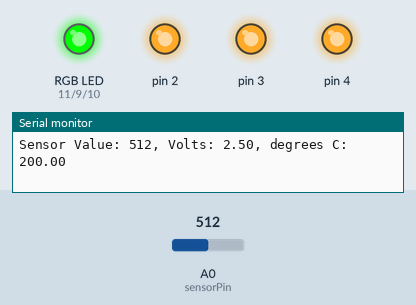
This sketch was run on a simulated Arduino Uno, built with avr-gcc and run on an emulated ATmega328P. On the bench: an RGB LED mixed from three pins (HIGH = lit), output pins drawn as LEDs (lit = HIGH), the last lines printed to the serial monitor. Inputs (shaded band) come from the test bench; at power-on: A0 (sensorPin) = 512.

Above: at 1.2 s.
1.3 s: A0 (sensorPin) set to 144
4.3 s: A0 (sensorPin) set to 130
At 4.7 s:
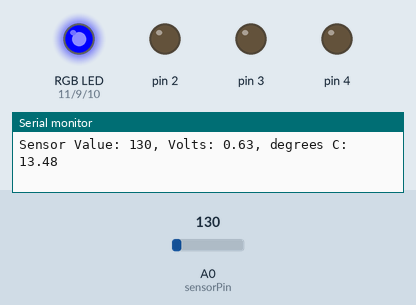
5.8 s: A0 (sensorPin) set to 306
At 7.3 s:
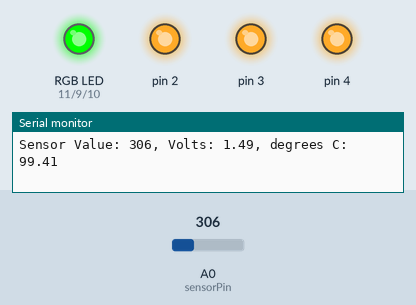
Timing chart, 0 to 8.8 s (numbered marks = the images above; inputs shaded):
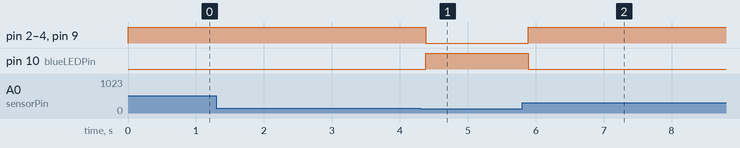

The sketch:

love_o_meter.ino
```cpp
const int sensorPin = A0;
const int greenLEDPin = 9;
const int redLEDPin = 11;
const int blueLEDPin = 10;

const float baselineTemp = 20.0;

void setup() {
  Serial.begin(9600); // open a serial port

  // Set pin-out
  pinMode(greenLEDPin, OUTPUT);
  pinMode(redLEDPin, OUTPUT);
  pinMode(blueLEDPin, OUTPUT);

  for(int pinNumber = 2; pinNumber<5; pinNumber++){
    pinMode(pinNumber, OUTPUT);
    digitalWrite(pinNumber, LOW);
  }
}

void loop() {
  int sensorVal = analogRead(sensorPin);
  Serial.print("Sensor Value: ");
  Serial.print(sensorVal);

  // Convert the ADC reading to voltage
  float voltage = (sensorVal/1024.0) * 5.0;

  Serial.print(", Volts: ");
  Serial.print(voltage);

  Serial.print(", degrees C: ");
  // Convert the voltage to temperature in degrees
  float temperature = (voltage - .5) * 100;
  Serial.println(temperature);

  if(temperature < baselineTemp) { // If temperature < 20C
    // No red LEDs
    digitalWrite(2, LOW);
    digitalWrite(3, LOW);
    digitalWrite(4, LOW);

    // RGB is blue (for cold)
    analogWrite(redLEDPin, 0);
    analogWrite(greenLEDPin, 0);
    analogWrite(blueLEDPin, 255);
  } else if (temperature >= baselineTemp+2 && temperature < baselineTemp+4) { // If temperature is between 22-23.99
    // Light 1 red LED
    digitalWrite(2, HIGH);
    digitalWrite(3, LOW);
    digitalWrite(4, LOW);

    // Red for low match
    analogWrite(redLEDPin, 255);
    analogWrite(greenLEDPin, 0);
    analogWrite(blueLEDPin, 0);
  } else if (temperature >= baselineTemp+4 && temperature < baselineTemp+6) { // If temperature is between 24-25.99
    // Light 2 red LEDs
    digitalWrite(2, HIGH);
    digitalWrite(3, HIGH);
    digitalWrite(4, LOW);

    // Yellow for medium a match
    analogWrite(redLEDPin, 255);
    analogWrite(greenLEDPin, 255);
    analogWrite(blueLEDPin, 0);
  } else if (temperature >= baselineTemp+6) { // If temperature is >= 26
    // Light 3 red LEDs
    digitalWrite(2, HIGH);
    digitalWrite(3, HIGH);
    digitalWrite(4, HIGH);

    // Green for good match
    analogWrite(redLEDPin, 0);
    analogWrite(greenLEDPin, 255);
    analogWrite(blueLEDPin, 0);
  }

  // Small delay, so we don't go the clock-speed
  delay(1);
}
```

Measured:
- the behaviour switches between 144 and 143 on A0 (sensorPin) (found by bisection; images 0 and 1)
- after the input at 4.3 s, pin 2–4, pin 9 (greenLEDPin): HIGH → LOW after 0.08 s; pin 10 (blueLEDPin): LOW → HIGH after 0.08 s
- after the input at 5.8 s, pin 2–4, pin 9 (greenLEDPin): LOW → HIGH after 0.09 s; pin 10 (blueLEDPin): HIGH → LOW after 0.09 s
